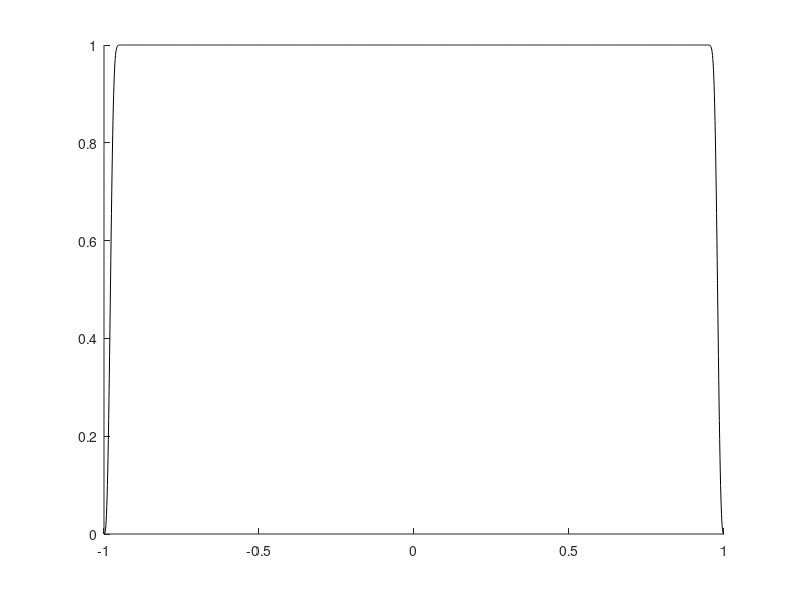

MATLAB code for this plot: (Note: this script raises an error after producing the figure.)
% plot lid velocity

y=-1:0.001:1;
nn=length(y);
yy=zeros(nn,1);
yy2=zeros(nn,1);
for i=1:nn
%yy(i)=y(i)*y(i)*(1-exp(-10000*(1-y(i)*y(i))*(1-y(i)*y(i))*(1-y(i)*y(i))));
yy(i)=(1-exp(-10000*(1-y(i)*y(i))*(1-y(i)*y(i))*(1-y(i)*y(i))));
if(y(i)<0.94)
    yy2(i)=1;
else
    yy2(i)=(0.5+0.5*cos(pi*(y(i)-0.94)/(1-0.94)));
end
end
hold on;
%yyaxis left
plot(y,yy,'k');
ax=gca;
ax.FontSize=20;
axis([-1 1 0 1.02]);
xlabel('X', 'FontSize', 26);
ylabel('V/V_{max}', 'FontSize', 26);

box on;
